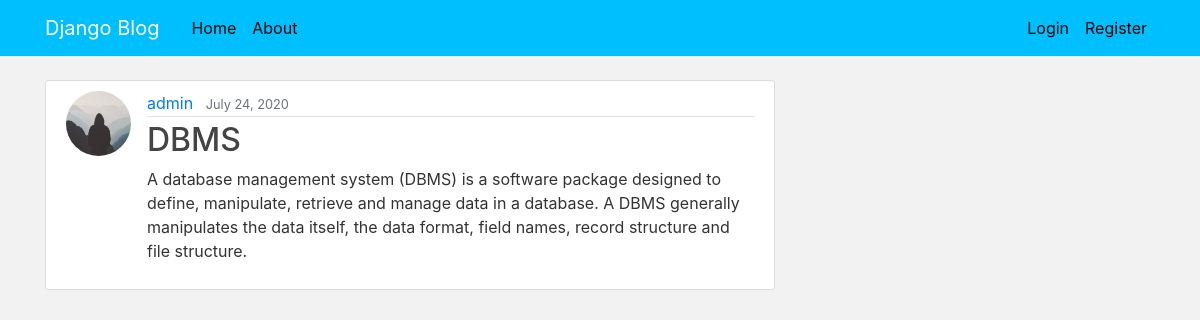
The app's page /post/4/ with its own data.
### blog/models.py (models this page shows, shortened)
class Post(models.Model):
    title = models.CharField(max_length=100)
    content = models.TextField()
    date_posted = models.DateTimeField(default=timezone.now)
    author = models.ForeignKey(User, on_delete=models.CASCADE)

### users/models.py (models this page shows, shortened)
class Profile(models.Model):
    user = models.OneToOneField(User, on_delete=models.CASCADE)
    image = models.ImageField(default='default.jpg', upload_to='profile_pics')

### blog/views.py (the view)
# urls.py: path('post/<int:pk>/', PostDetailView.as_view(), name='post-detail'),
class PostDetailView(DetailView):
    model = Post
    template_name = 'post_detail.html'

### templates/post_detail.html (shortened to what this page needs)
{% extends "base.html" %}
{% block content %}
  <article class="media content-section">
    <img class="rounded-circle article-img" src="{{ object.author.profile.image.url }}">
    <div class="media-body">
      <div class="article-metadata">
        <a class="mr-2" href="#">{{ object.author }}</a>
        <small class="text-muted">{{ object.date_posted|date:"F d, Y" }}</small>
      </div>
      <h2 class="article-title">{{ object.title }}</h2>
      <p class="article-content">{{ object.content }}</p>
    </div>
  </article>
{% endblock content %}

### static/main.css (style rules this page uses)
body { background: #f2f2f2; color: #333333; margin-top: 5rem; }
h1, h2, h3, h4, h5, h6 { color: #444444; }
.content-section { background: #ffffff; padding: 10px 20px; border: 1px solid #dddddd; border-radius: 3px; margin-bottom: 20px; }
.article-title { color: #444444; }
.article-content { white-space: pre-line; }
.article-img { height: 65px; width: 65px; margin-right: 16px; }
.article-metadata { padding-bottom: 1px; margin-bottom: 4px; border-bottom: 1px solid #e3e3e3 }

### records on screen
Post: author.profile.image (placeholder picture), author "admin", date_posted "July 24, 2020", title "DBMS", content "A database management system (DBMS) is a software package designed to define, manipulate, retrieve and manage data in a database. A DBMS generally manipulates the data itself, the data format, field names, record structure and file structure."
